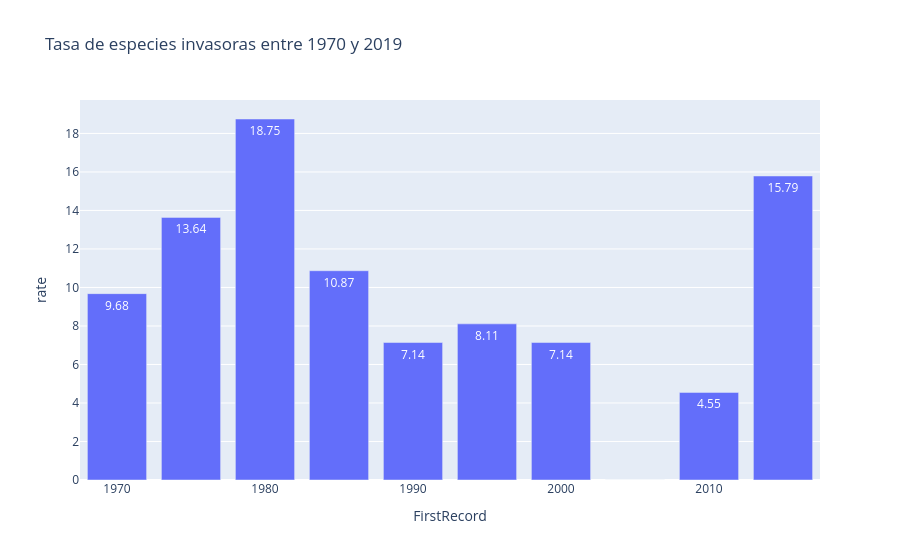

The notebook cell saved with this chart:
### Code cell
fig = px.bar(
    df_6_1_especies_invasoras_v3,
    x="FirstRecord",
    y="rate",
    title=f"Tasa de especies invasoras entre {df_6_1_especies_invasoras_v3['FirstRecord'].min():.0f} y {df_6_1_especies_invasoras_v2['FirstRecord'].max():.0f}",
    text_auto=True,
)
fig.show()

### Figure 1 — Plotly figure (JSON) as saved in the notebook; plotly's stock layout.template omitted (floating-point values rounded to 4 significant figures)
{"data": [{"hovertemplate": "FirstRecord=%{x}<br>rate=%{y}<extra></extra>", "legendgroup": "", "marker": {"color": "#636efa", "pattern": {"shape": ""}}, "name": "", "orientation": "v", "showlegend": false, "textposition": "auto", "texttemplate": "%{y}", "type": "bar", "x": [1970.0, 1975.0, 1980.0, 1985.0, 1990.0, 1995.0, 2000.0, 2005.0, 2010.0, 2015.0], "xaxis": "x", "y": [9.68, 13.64, 18.75, 10.87, 7.14, 8.11, 7.14, 0.0, 4.55, 15.79], "yaxis": "y"}], "layout": {"barmode": "relative", "legend": {"tracegroupgap": 0}, "title": {"text": "Tasa de especies invasoras entre 1970 y 2019"}, "xaxis": {"anchor": "y", "domain": [0, 1], "title": {"text": "FirstRecord"}}, "yaxis": {"anchor": "x", "domain": [0, 1], "title": {"text": "rate"}}}}
